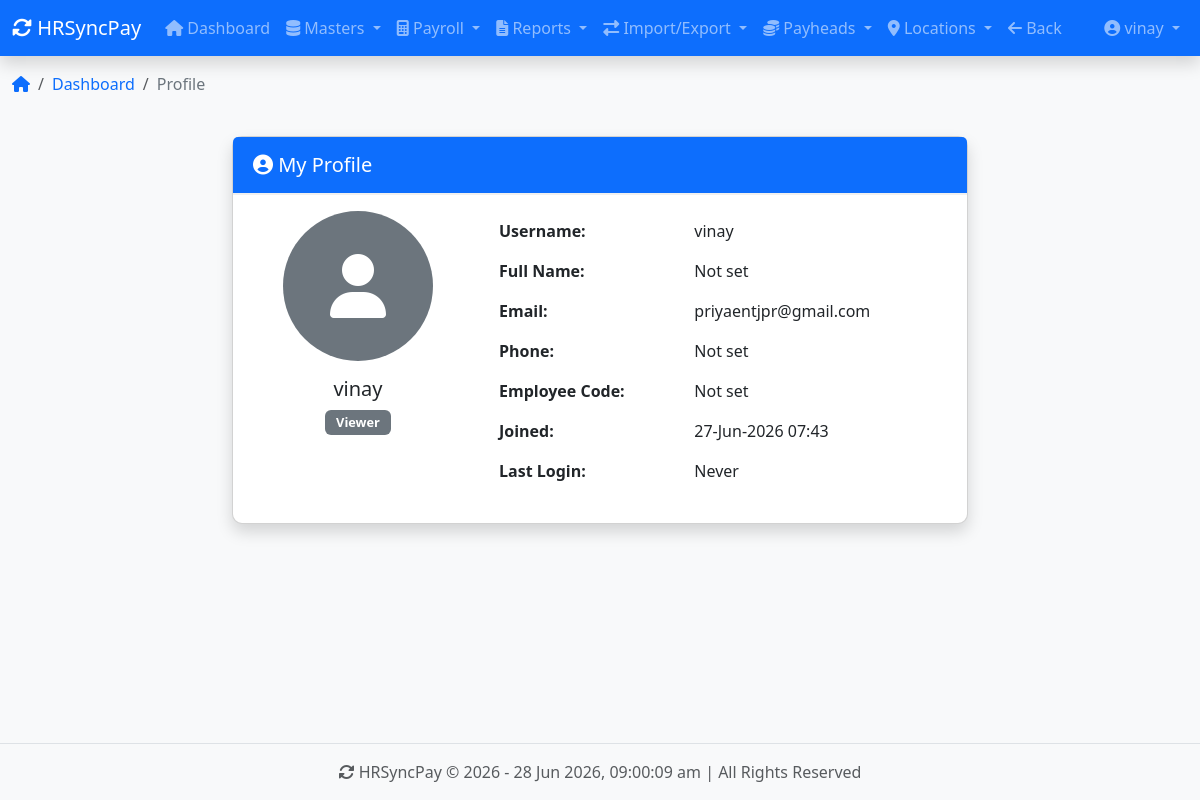
The page /accounts/profile/ (signed in) on the database as committed earlier.
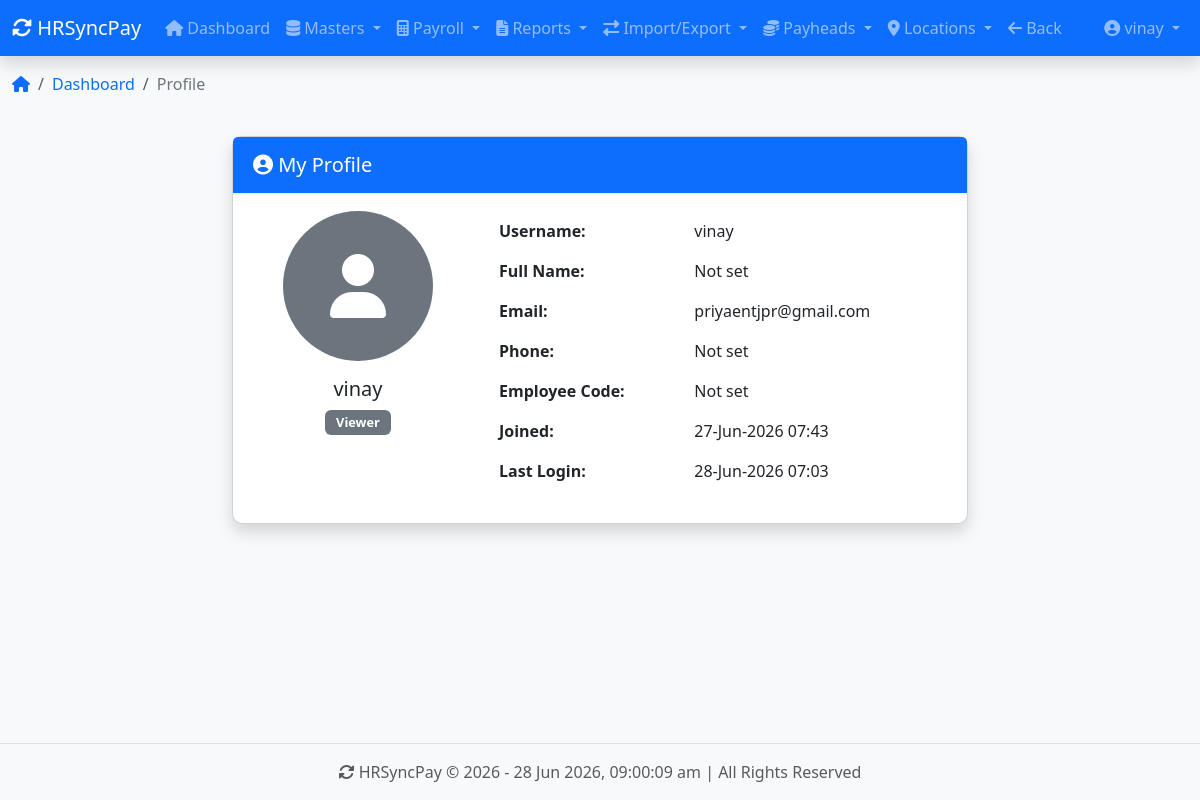
The same page on the database as committed later.
### apps/accounts/models.py (models this page shows, shortened)
class User(AbstractUser):
    ROLE_CHOICES = [
        ('ADMIN', 'Admin'),
        ('DATA_ENTRY', 'Data Entry'),
        ('VIEWER', 'Viewer'),
    ]
    role = models.CharField(max_length=20, choices=ROLE_CHOICES, default='VIEWER')
    phone = models.CharField(max_length=15, blank=True)
    employee_code = models.CharField(max_length=20, unique=True, blank=True, null=True)
    profile_picture = models.ImageField(upload_to='profile_pictures/', null=True, blank=True)
    class Meta:
        db_table = 'accounts_user'

### apps/accounts/views.py (the view)
# urls.py: path('profile/', views.profile, name='profile'),
@login_required
def profile(request):
    return render(request, 'accounts/profile.html', {'user': request.user})

### templates/accounts/profile.html (shortened to what this page needs)
{% extends 'base.html' %}
{% load static %}
{% block breadcrumb %}
    <li class="breadcrumb-item"><a href="{% url 'core:dashboard' %}">Dashboard</a></li>
    <li class="breadcrumb-item active">Profile</li>
{% endblock %}
{% block content %}
<div class="container">
    <div class="row justify-content-center">
        <div class="col-md-8">
            <div class="card shadow">
                <div class="card-header bg-primary text-white">
                    <h5 class="mb-0"><i class="fas fa-user-circle"></i> My Profile</h5>
                </div>
                <div class="card-body">
                    <div class="row">
                        <div class="col-md-4 text-center">
                            <div class="mb-3">
                                {% if user.profile_picture %}
                                    <img src="{{ user.profile_picture.url }}" alt="Profile"
                                         class="rounded-circle img-fluid" style="width: 150px; height: 150px; object-fit: cover;">
                                {% else %}
                                    <div class="bg-secondary rounded-circle d-flex align-items-center justify-content-center mx-auto"
                                         style="width: 150px; height: 150px;">
                                        <i class="fas fa-user fa-4x text-white"></i>
                                    </div>
                                {% endif %}
                            </div>
                            <h5>{{ user.get_full_name|default:user.username }}</h5>
                            <p class="text-muted">
                                <span class="badge bg-{% if user.role == 'ADMIN' %}danger{% elif user.role == 'DATA_ENTRY' %}warning{% else %}secondary{% endif %}">
                                    {{ user.get_role_display }}
                                </span>
                            </p>
                        </div>
                        <div class="col-md-8">
                            <table class="table table-borderless">
                                <tr>
                                    <th>Username:</th>
                                    <td>{{ user.username }}</td>
                                </tr>
                                <tr>
                                    <th>Full Name:</th>
                                    <td>{{ user.get_full_name|default:"Not set" }}</td>
                                </tr>
                                <tr>
                                    <th>Email:</th>
                                    <td>{{ user.email }}</td>
                                </tr>
                                <tr>
                                    <th>Phone:</th>
                                    <td>{{ user.phone|default:"Not set" }}</td>
                                </tr>
                                <tr>
                                    <th>Employee Code:</th>
                                    <td>{{ user.employee_code|default:"Not set" }}</td>
                                </tr>
                                <tr>
                                    <th>Joined:</th>
                                    <td>{{ user.date_joined|date:"d-M-Y H:i" }}</td>
                                </tr>
                                <tr>
                                    <th>Last Login:</th>
                                    <td>{{ user.last_login|date:"d-M-Y H:i"|default:"Never" }}</td>
                                </tr>
                            </table>
                        </div>
                    </div>
                </div>
            </div>
        </div>
    </div>
</div>
{% endblock %}

### templates/base.html (shortened to what the changed rows need)
<!DOCTYPE html>
<html lang="en">
<head>
    <link href="https://cdn.jsdelivr.net/npm/bootstrap@5.3.0/dist/css/bootstrap.min.css" rel="stylesheet">
    <link href="https://cdnjs.cloudflare.com/ajax/libs/font-awesome/6.4.0/css/all.min.css" rel="stylesheet">
    {% load static %}
    <link href="{% static 'css/custom.css' %}" rel="stylesheet">
</head>
<body>
    <nav class="navbar navbar-expand-lg navbar-dark bg-primary shadow">
        <div class="container-fluid">
            <div class="collapse navbar-collapse" id="navbarNav">
                <ul class="navbar-nav">
                    <li class="nav-item dropdown">
                        <a class="nav-link dropdown-toggle" href="#" id="userDropdown" role="button" data-bs-toggle="dropdown">
                            <i class="fas fa-user-circle"></i>
                            {{ user.get_full_name|default:user.username }}
                        </a>
                    </li>
                </ul>
            </div>
        </div>
    </nav>
    <div class="container-fluid">
        <div class="row">
            {% if show_sidebar|default:False %}
                <div class="col-md-3 col-lg-2 d-md-block bg-light sidebar">
                    <div class="position-sticky pt-3">
                        <ul class="nav flex-column">
                            <li class="nav-header">Navigation</li>
                            <li class="nav-item">
                                <a class="nav-link" href="{% url 'core:dashboard' %}">
                                    <i class="fas fa-home"></i> Dashboard
                                </a>
                            </li>
                            <li class="nav-item">
                                <a class="nav-link" href="{% url 'employees:employee_list' %}">
                                    <i class="fas fa-users"></i> Employees
                                </a>
                            </li>
                            <li class="nav-item">
                                <a class="nav-link" href="{% url 'clients:client_list' %}">
                                    <i class="fas fa-building"></i> Clients
                                </a>
                            </li>
                            <li class="nav-item">
                                <a class="nav-link" href="{% url 'company:company_list' %}">
                                    <i class="fas fa-building"></i> Companies
                                </a>
                            </li>
                            <li class="nav-item">
                                <a class="nav-link" href="{% url 'locations:location_list' %}">
                                    <i class="fas fa-map-marker-alt"></i> Locations
                                </a>
                            </li>
                            <li class="nav-item">
                                <a class="nav-link" href="{% url 'payheads:payhead_list' %}">
                                    <i class="fas fa-list"></i> Payheads
                                </a>
                            </li>
                            {% block sidebar %}{% endblock %}
                        </ul>
                    </div>
                </div>
                <div class="col-md-9 col-lg-10">
                    {% if messages %}
                        {% for message in messages %}
                            <div class="alert alert-{{ message.tags }} alert-dismissible fade show" role="alert">
                                <i class="fas fa-{% if message.tags == 'success' %}check-circle{% elif message.tags == 'error' %}exclamation-circle{% elif message.tags == 'warning' %}exclamation-triangle{% else %}info-circle{% endif %}"></i>
                                {{ message }}
                                <button type="button" class="btn-close" data-bs-dismiss="alert"></button>
                            </div>
                        {% endfor %}
                    {% endif %}
                    <main class="py-3">
                        {% block sidebar_content %}
                        {% endblock sidebar_content %}
                    </main>
                </div>
            {% else %}
                <div class="col-12">
                    <main class="py-3">
                        {% block content %}
                        {% endblock content %}
                    </main>
                </div>
            {% endif %}
        </div>
    </div>
</body>
</html>

Rows that differ between the two databases and show on the page:
changed User "vinay": last_login "Never" → "28-Jun-2026 07:03"
